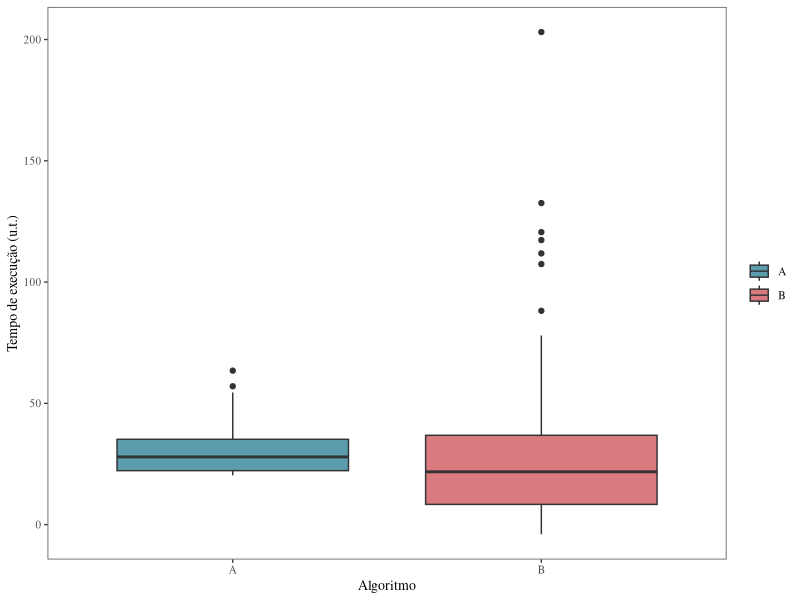
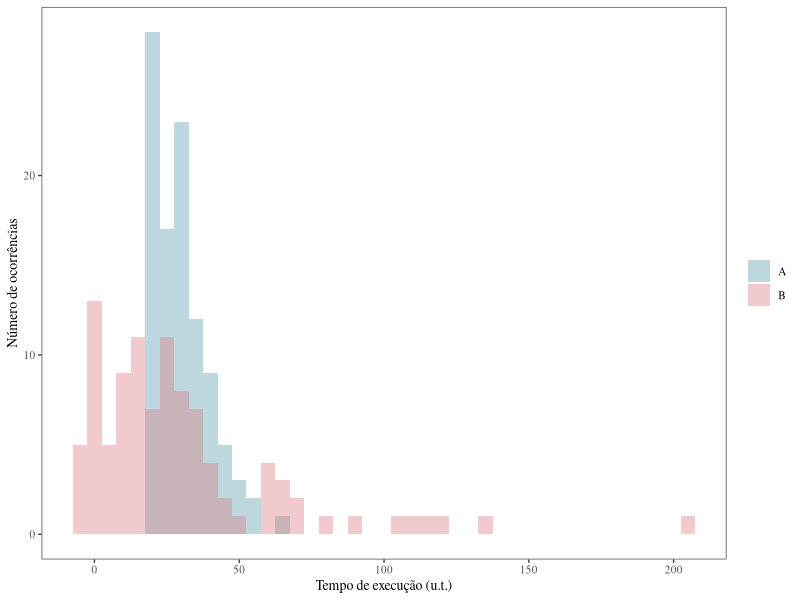
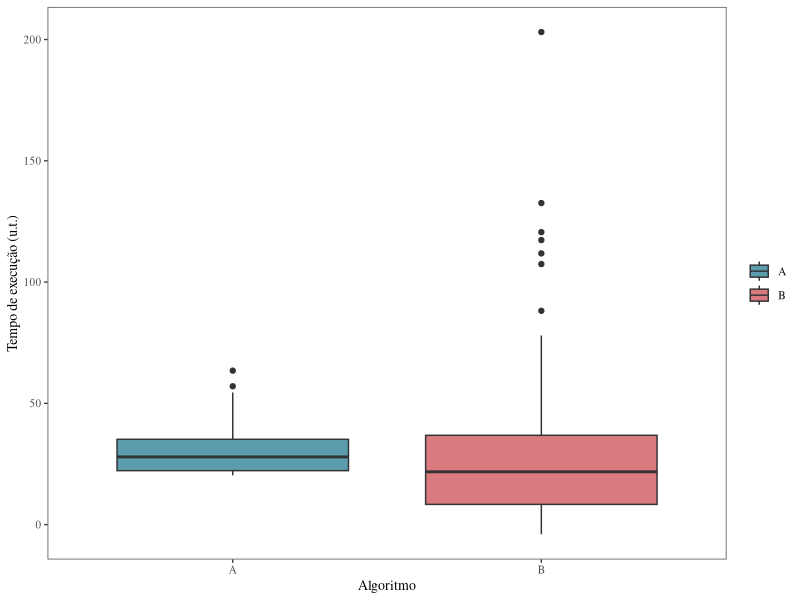
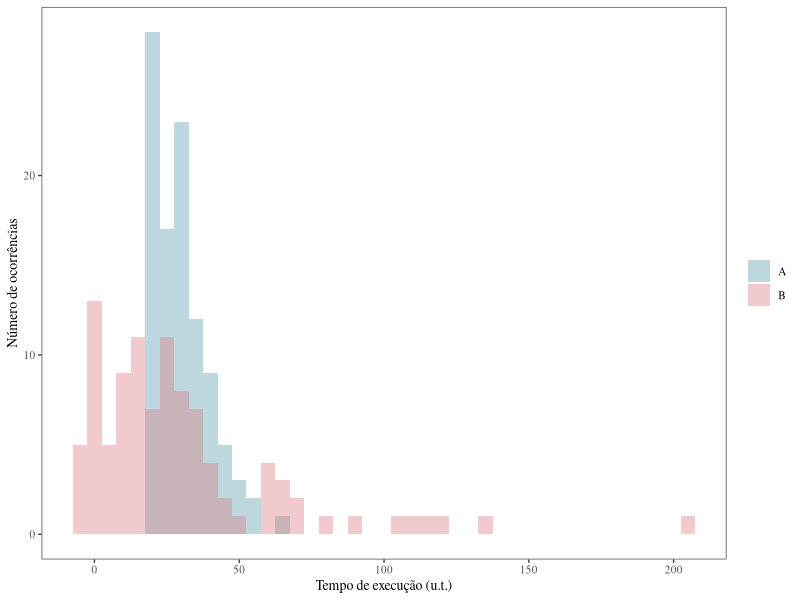

Generate these figures, in order, with R:
## ---- chunk 1
set.seed(1234)
A_completo<-(100*rexp(n = 100, rate=10))
B_completo<-(100*rexp(n=100, rate = 3))
A_completo<-A_completo - mean(A_completo) + 30
B_completo<-B_completo - mean(B_completo) + 30
dados<-cbind(A_completo, B_completo)
colnames(dados)<-c("A", "B")
dados<-as.data.frame(dados)
## ---- chunk 2
library(tidyr)
dados<-gather(dados, chave, valores)
## ---- chunk 3
library(ggplot2)

mytheme <- theme_bw(base_size=10, base_family = "Times") + 
      theme(panel.background=element_blank(), 
          text=element_text(size=10), 
          plot.title = element_text(size=10),  
          legend.title = element_blank(), 
          panel.grid.major = element_blank(), 
          panel.grid.minor = element_blank()) 

c <- ggplot(dados, aes(factor(chave), valores)) +
    geom_boxplot(aes(fill = factor(chave))) + 
    mytheme +
    scale_color_manual(values=c("#5B9DAD", "#D97B7F")) +
    scale_fill_manual(values=c("#5B9DAD", "#D97B7F")) +
#+ guides(fill = FALSE)
    labs(x = "Algoritmo", y = "Tempo de execução (u.t.)");
c
## ---- chunk 4
pdf(file="figuras/algsAB_boxplot.pdf", width=2.75, height=1.8, useDingbats = FALSE)
c
dev.off()
## ---- chunk 5
h <- ggplot(dados, aes(x = valores, fill = chave)) + 
    geom_histogram(alpha = 0.4, position = "identity", binwidth = 5) +
    mytheme +
    scale_color_manual(values=c("#5B9DAD", "#D97B7F")) +
    scale_fill_manual(values=c("#5B9DAD", "#D97B7F")) +
    labs(x = "Tempo de execução (u.t.)", y = "Número de ocorrências");
h
## ---- chunk 6
pdf(file="figuras/algsAB_histograma.pdf", width=2.75, height=1.8, useDingbats = FALSE)
h
dev.off()
